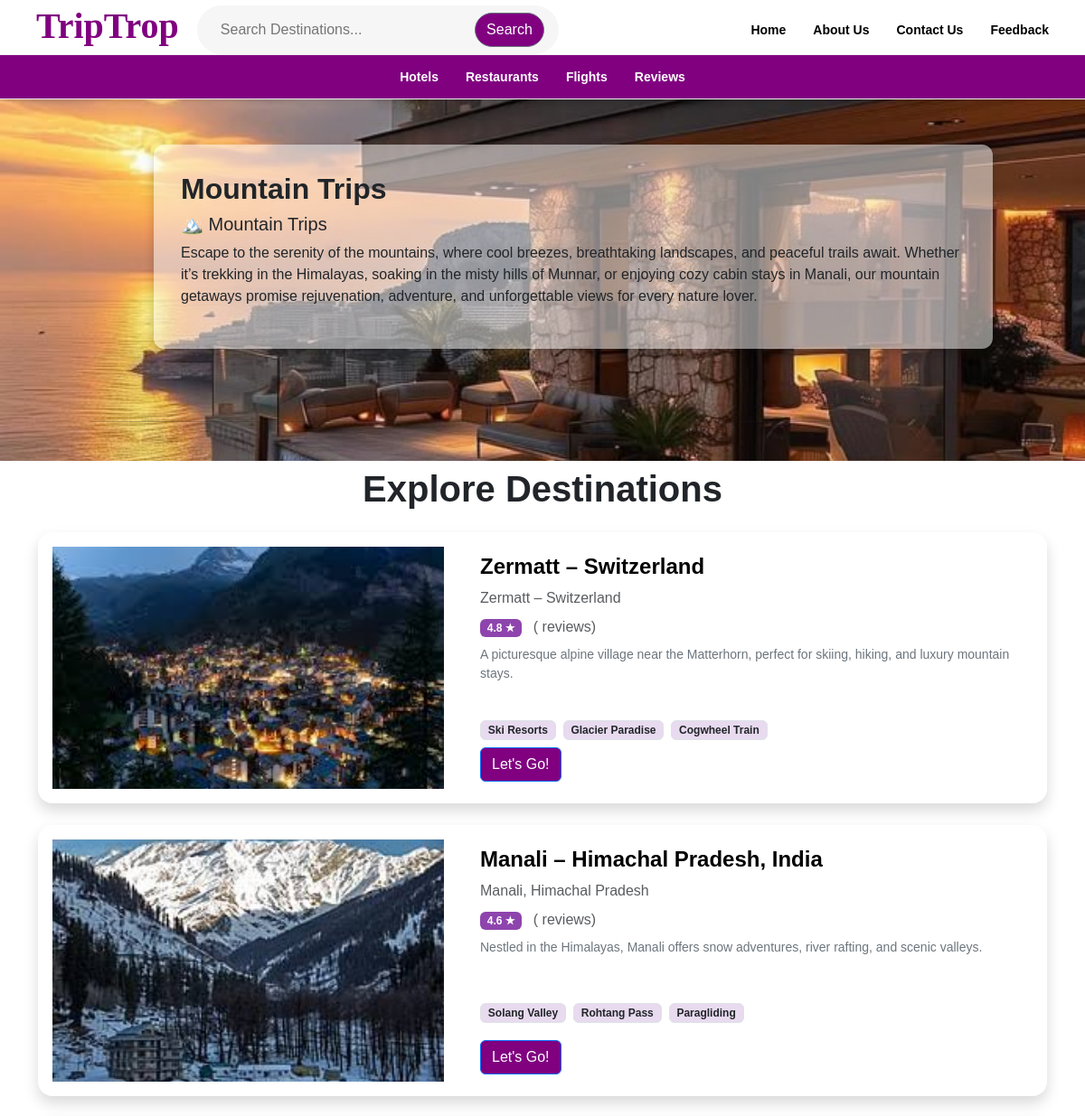
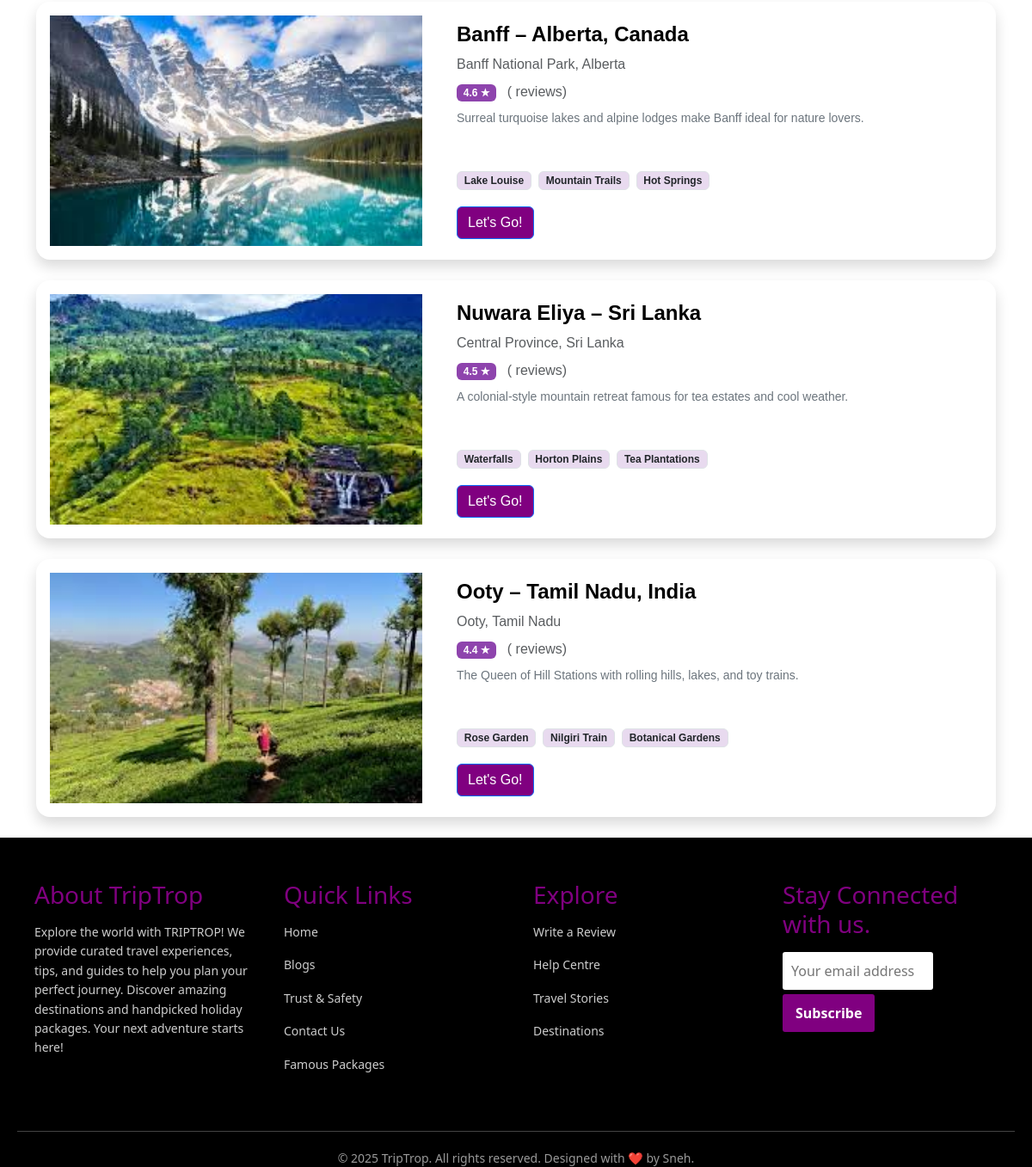
/m/, run on the app's committed database (2 pictures, top to bottom).
### myapp/models.py (models this page shows)
class Destination(models.Model):
    id = models.AutoField(primary_key=True)
    name = models.CharField(max_length=100)
    place = models.CharField(max_length=100, default="")
    rating = models.CharField(max_length=50)
    views = models.CharField(max_length=50)
    description = models.TextField()
    wow = models.TextField()
    woww = models.TextField()
    wowww = models.TextField()
    location = models.CharField(max_length=100)
    image = models.ImageField(upload_to='destinations/', blank=True, null=True)
    para = models.TextField(null=True)
    category = models.ForeignKey(Category, on_delete=models.SET_NULL, null=True)
    sub_category = models.ForeignKey(SubCategory, on_delete=models.SET_NULL, null=True)
    price = models.CharField(max_length=50, default='')
    def __str__(self):
        return self.name

### myapp/views.py (the view)
# urls.py: path('m/', views.m, name="m"),
def m(request):
    m_categories = SubCategory.objects.filter(name__iexact='Mountain Trips')
    print("Luxury Categories:", m_categories)
    destinations = Destination.objects.filter(sub_category__in=m_categories)
    print("Destinations:", destinations)
    return render(request, 'shop/m.html', {
        'destinations': destinations,
        'sub_category': m_categories,
    })

### myapp/models.py (called while the page is built)
    def __str__(self):
        return self.name

### myapp/templates/shop/m.html (shortened to what this page needs)
{% extends 'shop/basic.html' %}
{% load static %}
{% block body %}
  <div class="hero-container">
  <div class="blur-background"></div>
  <div class="overlay-content">
    <div class="text-box">
      <h2><b>Mountain Trips</b></h2>
      <h5>🏔️ Mountain Trips</h5>
      <p>Escape to the serenity of the mountains, where cool breezes, breathtaking landscapes, and peaceful trails await. Whether it’s trekking in the Himalayas, soaking in the misty hills of Munnar, or enjoying cozy cabin stays in Manali, our mountain getaways promise rejuvenation, adventure, and unforgettable views for every nature lover.</p>
    </div>
  </div>
  <div> <hr style="margin: 50px 100px 50px 100px;"></div>
      <h1 style="text-align:center;"><b> Explore Destinations</b></h1>
{% for dest in destinations %}
<div class="container my-4">
  <div class="card shadow rounded-4 overflow-hidden border-0">
    <div class="row g-0">
      <div class="col-md-5 d-flex align-items-center">
        {% if dest.image %}
  <img src="{{ dest.image.url }}" class="img-fluid rounded-4 p-3" alt="Hotel Image" style="object-fit: cover; width: 100%; height: 300px;">
{% else %}
  <img src="{% static 'default.jpg' %}" class="img-fluid rounded-4 p-3" alt="Default Image" style="object-fit: cover; width: 100%; height: 300px;">
{% endif %}
      </div>
      <div class="col-md-7 p-4 d-flex flex-column justify-content-between">
        <div>
          <h4 class="fw-bold">{{ dest.place }}</h4>
          <p class="text-muted mb-2"> {{ dest.location }}</p>
          <div class="mb-2">
            <span class="badge" style="background-color: #8e44ad;">{{ dest.rating }} ★</span>
            <span class="ms-2 text-muted">({{ dest.reviews }} reviews)</span>
          </div>
          <p class="small text-secondary">{{ dest.description }}</p>
        </div>
        <div class="d-flex flex-wrap gap-2 mt-3">
          {% if dest.wow %}
          <span class="badge text-dark border" style="background-color:#e8daef;"> {{ dest.wow }}</span>
          {% endif %}
          {% if dest.woww %}
          <span class="badge text-dark border" style="background-color:#e8daef;"> {{ dest.woww }}</span>
          {% endif %}
          {% if dest.wowww %}
          <span class="badge text-dark border" style="background-color:#e8daef;"> {{ dest.wowww }}</span>
          {% endif %}
        </div>
<div>
          <a href="/booking/{{ dest.id }}" class="btn btn-primary" style="background-color:#800080; ">Let's Go!</a>
          </div>
      </div>
    </div>
  </div>
</div>
{% empty %}
  <p class="text-center text-muted">No destinations available at the moment.</p>
{% endfor %}
</div>
{% endblock %}

### data on the page
Destination: image (picture), place "Zermatt – Switzerland", location "Zermatt – Switzerland", rating "4.8", description "A picturesque alpine village near the Matterhorn, perfect for skiing, hiking, and luxury mountain stays.", wow "Ski Resorts", woww "Glacier Paradise", wowww "Cogwheel Train"
Destination: image (picture), place "Manali – Himachal Pradesh, India", location "Manali, Himachal Pradesh", rating "4.6", description "Nestled in the Himalayas, Manali offers snow adventures, river rafting, and scenic valleys.", wow "Solang Valley", woww "Rohtang Pass", wowww "Paragliding"
Destination: image (picture), place "Banff – Alberta, Canada", location "Banff National Park, Alberta", rating "4.6", description "Surreal turquoise lakes and alpine lodges make Banff ideal for nature lovers.", wow "Lake Louise", woww "Mountain Trails", wowww "Hot Springs"
Destination: image (picture), place "Nuwara Eliya – Sri Lanka", location "Central Province, Sri Lanka", rating "4.5", description "A colonial-style mountain retreat famous for tea estates and cool weather.", wow "Waterfalls", woww "Horton Plains", wowww "Tea Plantations"
Destination: image (picture), place "Ooty – Tamil Nadu, India", location "Ooty, Tamil Nadu", rating "4.4", description "The Queen of Hill Stations with rolling hills, lakes, and toy trains.", wow "Rose Garden", woww "Nilgiri Train", wowww "Botanical Gardens"
